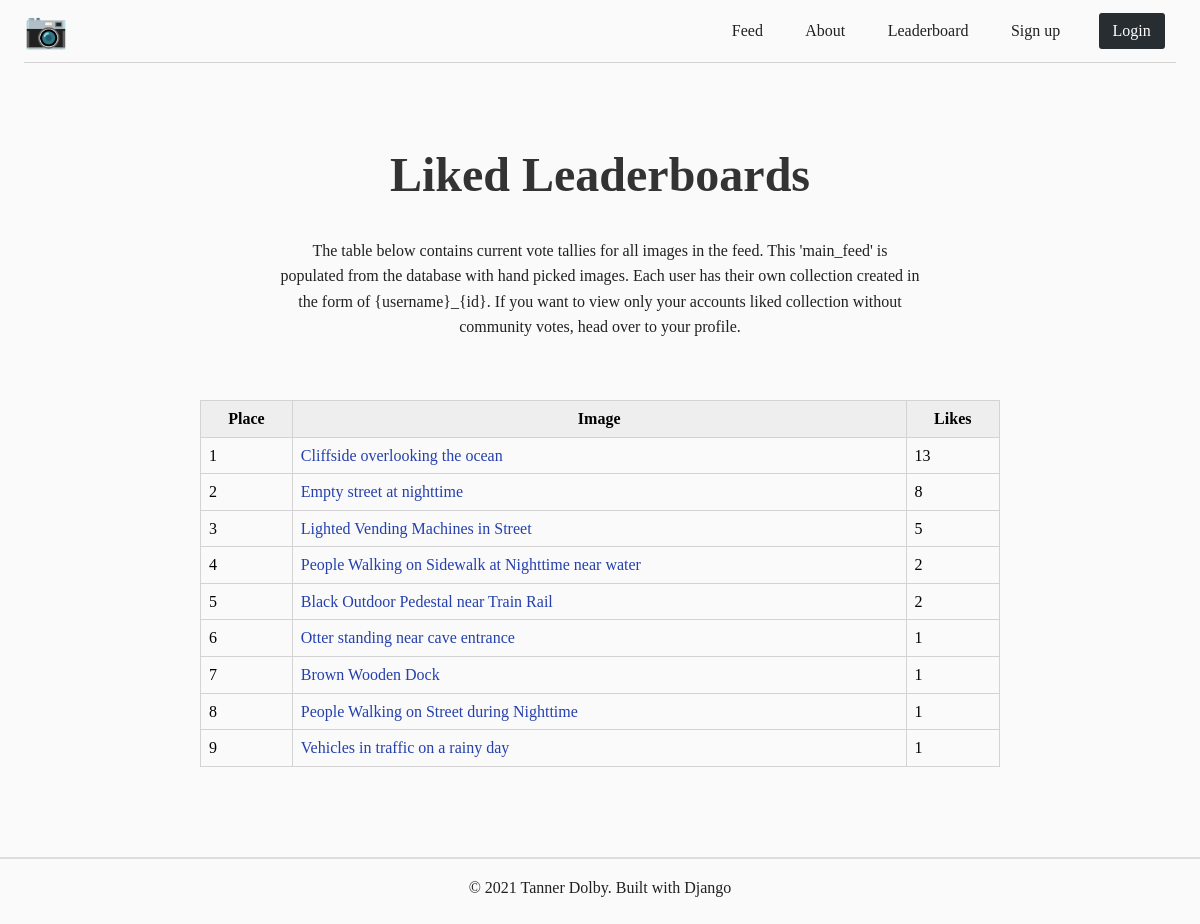
Page /leaderboard/ on the earlier database version.
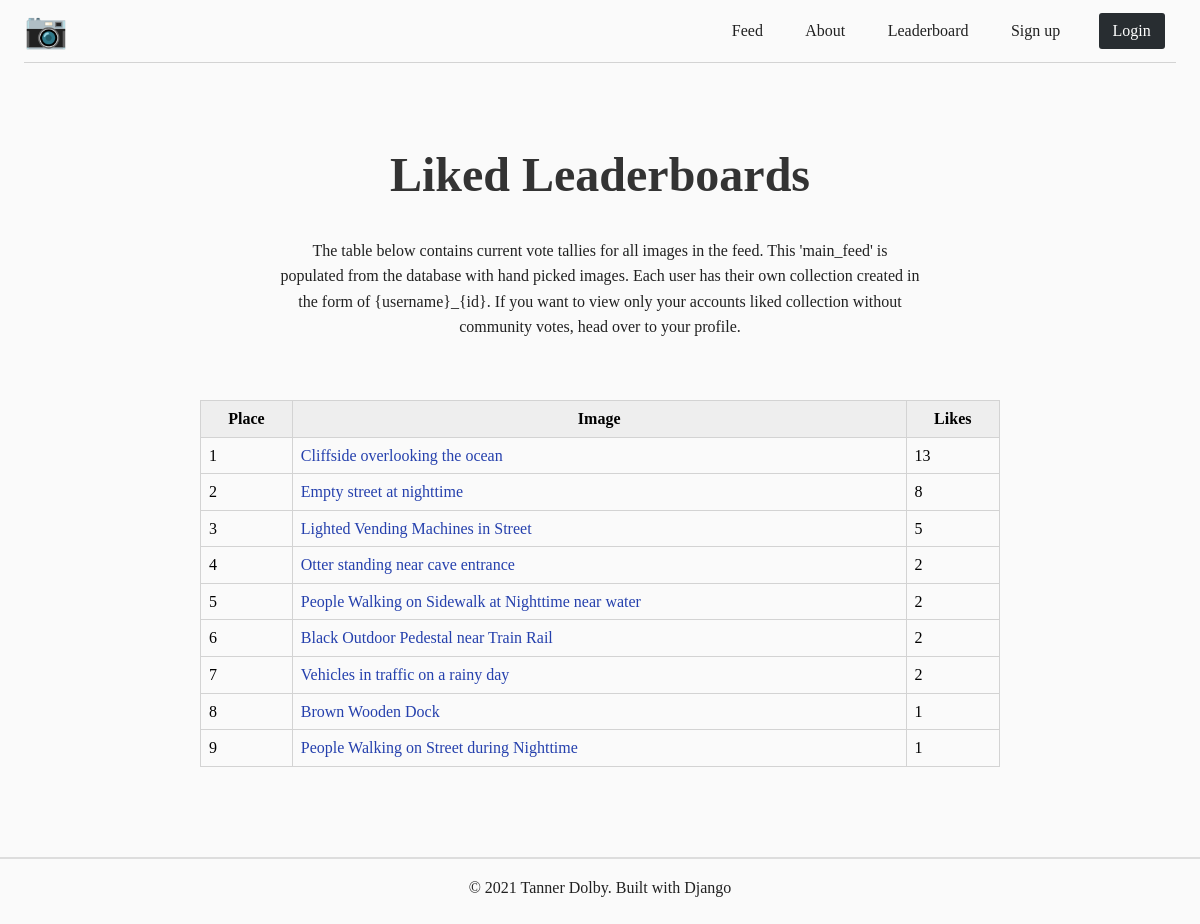
Same page on the later database version.
### feed/models.py (models this page shows, shortened)
class Image(models.Model):
    collection = models.ForeignKey(Collection, on_delete=models.CASCADE)
    user = models.ForeignKey(User, on_delete=models.CASCADE)
    title = models.CharField(max_length=255)
    src = models.CharField(max_length=255, default="")
    alt = models.CharField(max_length=255)
    created_at = models.DateTimeField('image created')
    votes = models.IntegerField(default=0)
    data = models.ImageField(upload_to='images', default="")

### feed/views.py (the view)
# urls.py: path('leaderboard/', views.LeaderboardView.as_view(), name='poll'),
class LeaderboardView(generic.ListView):
    model = Collection
    template_name = 'feed/base_poll.html'
    context_object_name = 'leaderboard'
    def get_queryset(self):
        c = Collection.objects.get(pk=1)
        get_all = c.image_set.order_by("-votes")
        return get_all

### feed/templates/feed/base_poll.html (shortened to what this page needs)
{% extends "feed/base.html" %}
{% load static %}
{% block  header %}
<div class="poll-hero">
<h1 class="hero-h">Liked Leaderboards</h1>
<p class="hero-p">The table below contains current vote tallies for all images in the feed. This 'main_feed' is populated from the database with hand picked images. Each user has their own collection created in the form of {username}_{id}. If you want to view only your accounts liked collection without community votes, head over to your profile.</p>
</div>
{% endblock %}
{% block main %}
<table>
    <thead>
        <tr>
            <th>Place</th>
            <th>Image</th>
            <th>Likes</th>
        </tr>
    </thead>
    <tbody>
        {% for img in leaderboard %}
        <tr>
            <td>{{ forloop.counter }}</td>
            <td><a href="{% url 'feed:detail' img.id %}">{{ img.title }}</a></td>
            <td>{{ img.votes }}</td>
        </tr>
        {% endfor %}
    </tbody>
</table>
{% endblock %}

Differences in the rows shown:
changed Image "Otter standing near cave entrance": votes "1" → "2"; moves up the list
changed Image "Vehicles in traffic on a rainy day": votes "1" → "2"; moves up the list
